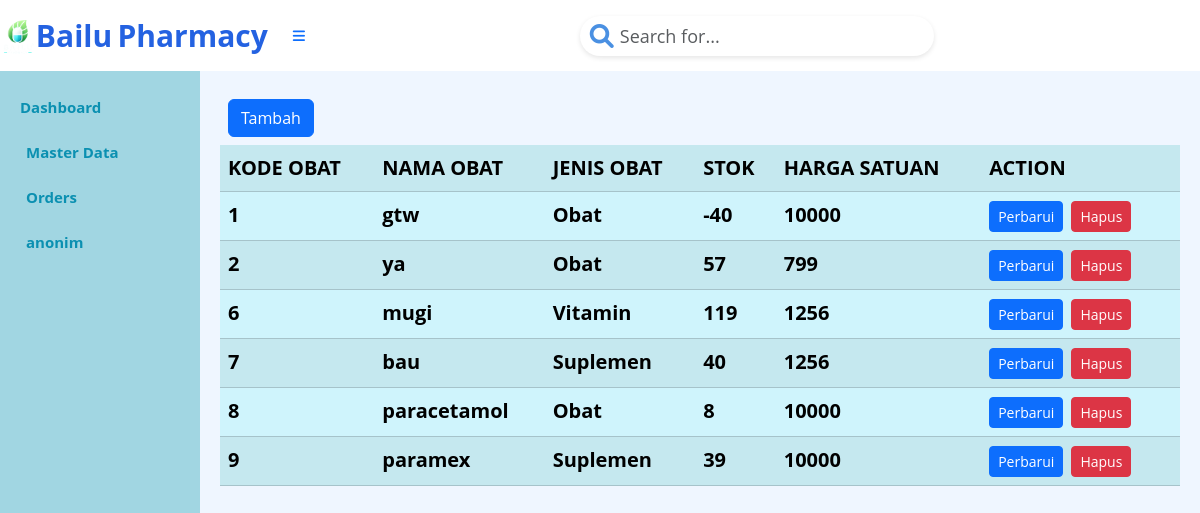
The app's page /index.php?page=obat (signed in), older data.
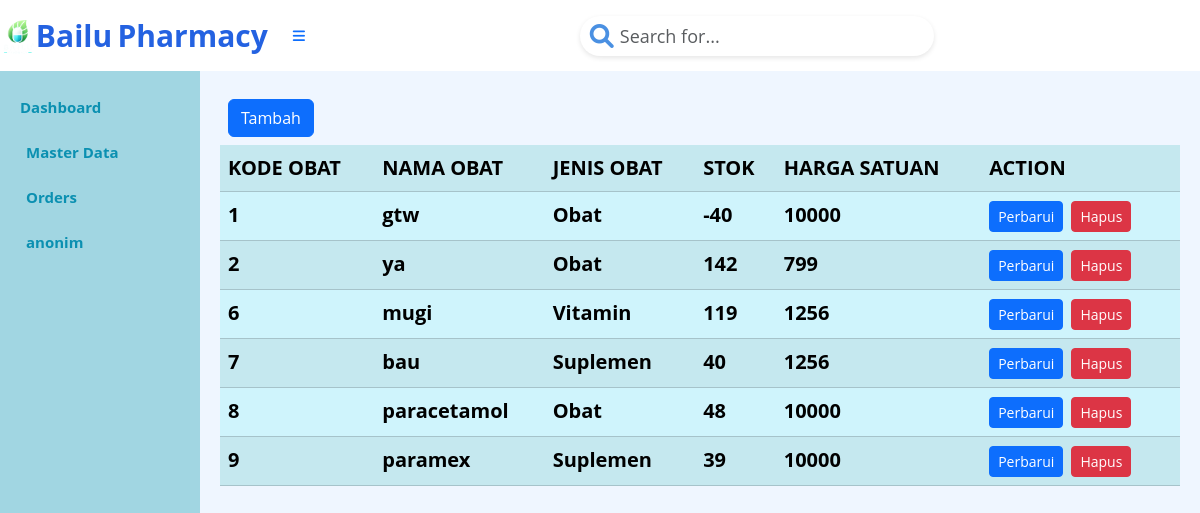
The same page, newer data.
### tables this page shows
CREATE TABLE `tb_obat` (
  `Id_Obat` int(3) NOT NULL AUTO_INCREMENT,
  `Nama_Obat` varchar(15) NOT NULL,
  `Stok_obat` int(5) NOT NULL,
  `Harga_satuan` int(8) NOT NULL,
  `Id_jenis` int(3) NOT NULL,
  PRIMARY KEY (`Id_Obat`),
  KEY `Id_jenis` (`Id_jenis`),
  CONSTRAINT `tb_obat_ibfk_1` FOREIGN KEY (`Id_jenis`) REFERENCES `tb_jenis_obat` (`Id_jenis`)
);

CREATE TABLE `tb_jenis_obat` (
  `Id_jenis` int(3) NOT NULL AUTO_INCREMENT,
  `nama_jenis` varchar(15) NOT NULL,
  `bentuk_obat` enum('Tablet','Sirup','kapsul','bubuk','makanan') NOT NULL,
  PRIMARY KEY (`Id_jenis`)
);

### obat.php (the view, shortened to what this page needs)
<div class="d-grid gap-2 p-2 d-md-flex justify-content-md">
    <a class="btn btn-primary me-md-2" href="index.php?page=obat.form&action=add" role="button">Tambah</a>
</div>
<?php
$mysqli = new mysqli("localhost", "root", "", "apotek");
$result = $mysqli->query("SELECT tb_obat.Id_Obat, tb_obat.Nama_Obat, tb_jenis_obat.Nama_jenis AS Jenis_obat, tb_obat.Stok_obat, tb_obat.Harga_satuan
    FROM tb_obat
    JOIN tb_jenis_obat ON tb_obat.Id_jenis = tb_jenis_obat.Id_jenis");
?>
<table class="table table-info table-striped">
    <tr>
        <th>KODE OBAT</th>
        <th>NAMA OBAT</th>
        <th>JENIS OBAT</th>
        <th>STOK</th>
        <th>HARGA SATUAN</th>
        <th>ACTION</th>
    </tr>
    <?php
    foreach ($result as $row) {
        echo "<tr>";
        echo "<td>";
        echo $row['Id_Obat'];
        echo "</td>";
        echo "<td>";
        echo $row['Nama_Obat'];
        echo "</td>";
        echo "<td>";
        echo $row['Jenis_obat'];
        echo "</td>";
        echo "<td>";
        echo $row['Stok_obat'];
        echo "</td>";
        echo "<td>";
        echo $row['Harga_satuan'];
        echo "</td>";
        echo "<td>";
        echo "<a class='btn btn-primary me-md-2 btn-sm' href='index.php?page=obat.form&Id_Obat=" . $row['Id_Obat'] . "&action=edit'>Perbarui</a>";
        echo "<form action='obat.action.php' method='POST' style ='display:inline;'>";
        echo "<button type='submit' class='btn btn-danger me-md-2 btn-sm' onclick='return confirm(\"Ingin menghapus data ini?\");'>Hapus</button>";
        echo "</form>";
        echo "</td>";
        echo "</tr>";
    }
    ?>
</table>

Row changes from the older to the newer data that the page shows:
changed tb_obat "ya": Stok_obat "57" → "142"
changed tb_obat "paracetamol": Stok_obat "8" → "48"
